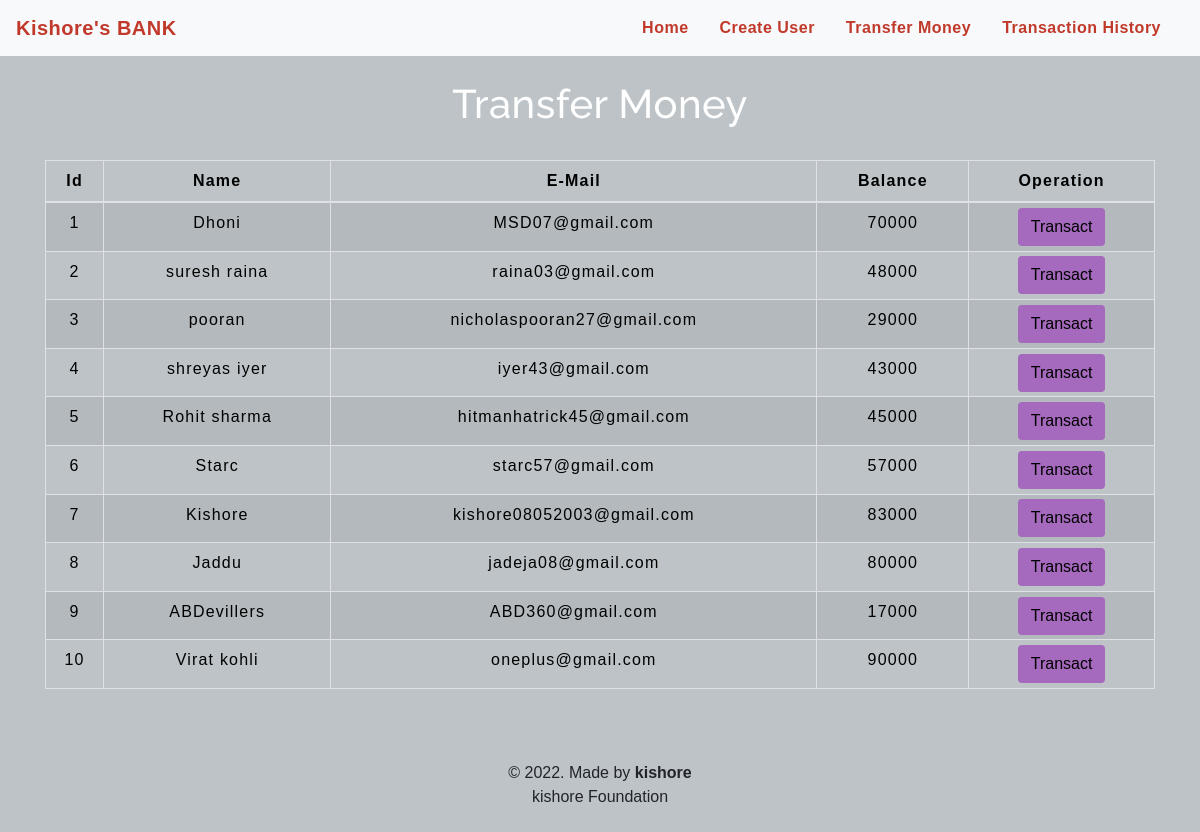
The app's page /transfermoney.php with its own data.
### tables this page shows
CREATE TABLE `users` (
  `id` int(3) NOT NULL,
  `name` text NOT NULL,
  `email` varchar(30) NOT NULL,
  `balance` int(8) NOT NULL
);

### transfermoney.php (the view, shortened to what this page needs)
<!DOCTYPE html>
<html lang="en">
<head>
    <link rel="stylesheet" href="https://maxcdn.bootstrapcdn.com/bootstrap/4.0.0/css/bootstrap.min.css">
    <link rel="stylesheet" type="text/css" href="css/table.css">
    <link rel="stylesheet" type="text/css" href="css/navbar.css">
</head>
<body style="background-color : #BDC3C7;">
<?php
    include 'config.php';
    $sql = "SELECT * FROM users";
    $result = mysqli_query($conn,$sql);
?>
<?php
  include 'navbar.php';
?>
<div class="container">
        <h2 class="text-center pt-4" style="color : white;">Transfer Money</h2>
        <br>
            <div class="row">
                <div class="col">
                    <div class="table-responsive-sm">
                    <table class="table table-hover table-sm table-striped table-condensed table-bordered" style="border-color:black;">
                        <thead style="color : black;">
                            <tr>
                            <th scope="col" class="text-center py-2">Id</th>
                            <th scope="col" class="text-center py-2">Name</th>
                            <th scope="col" class="text-center py-2">E-Mail</th>
                            <th scope="col" class="text-center py-2">Balance</th>
                            <th scope="col" class="text-center py-2">Operation</th>
                            </tr>
                        </thead>
                        <tbody>
                <?php
                    while($rows=mysqli_fetch_assoc($result)){
                ?>
                    <tr style="color : black;">
                        <td class="py-2"><?php echo $rows['id'] ?></td>
                        <td class="py-2"><?php echo $rows['name']?></td>
                        <td class="py-2"><?php echo $rows['email']?></td>
                        <td class="py-2"><?php echo $rows['balance']?></td>
                        <td><a href="selecteduserdetail.php?id= <?php echo $rows['id'] ;?>"> <button type="button" class="btn" style="background-color : #A569BD;">Transact</button></a></td>
                    </tr>
                <?php
                    }
                ?>
                        </tbody>
                    </table>
                    </div>
                </div>
            </div>
         </div>
         <footer class="text-center mt-5 py-2">
            <p>&copy 2022. Made by <b>kishore</b> <br> kishore Foundation</p>
        </footer>
</body>
</html>

### navbar.php (shortened to what this page needs)
<nav class="navbar navbar-expand-md navbar-light bg-light">
<a class="navbar-brand" href="index.php" style="color : #C0392B;"><b>Kishore's BANK</b></a>
<div class="collapse navbar-collapse" id="collapsibleNavbar">
      <ul class="navbar-nav ml-auto">
        <li class="nav-item">
          <a class="nav-link" href="index.php" style="color : #C0392B;"><b>Home</b></a>
        </li>
        <li class="nav-item">
          <a class="nav-link" href="createuser.php" style="color : #C0392B;"><b>Create User</b></a>
        </li>
        <li class="nav-item">
          <a class="nav-link" href="transfermoney.php" style="color : #C0392B;"><b>Transfer Money</b></a>
        </li>
        <li class="nav-item">
          <a class="nav-link" href="transactionhistory.php" style="color : #C0392B;"><b>Transaction History</b></a>
        </li>
    </div>
 </nav>

### css/table.css (style rules this page uses)
* { padding: 0; margin: 0; box-sizing: border-box; font-family: sans-serif; }
h2 { font-size: 40px; }
table { letter-spacing: 1.2px; }
td { text-align: center; }
button { border:none; background: #0c7011; transition: 1s; }

### css/navbar.css (style rules this page uses)
.nav-link { margin-right: 15px; color:#2F363F; letter-spacing: 0.5px; transition: 0.5s; }
.navbar-brand { color: #4C4B4B; letter-spacing: 0.5px; }
h2 { color: #4C4B4B; letter-spacing: 0.5px; font-family: raleway; }

### transfermoney.php (style rules this page uses)
button { transition: 1.5s; }

### records on screen
users: id "1", name "Dhoni", email "MSD07@gmail.com", balance "70000"
users: id "2", name "suresh raina", email "raina03@gmail.com", balance "48000"
users: id "3", name "pooran", email "nicholaspooran27@gmail.com", balance "29000"
users: id "4", name "shreyas iyer", email "iyer43@gmail.com", balance "43000"
users: id "5", name "Rohit sharma", email "hitmanhatrick45@gmail.com", balance "45000"
users: id "6", name "Starc", email "starc57@gmail.com", balance "57000"
users: id "7", name "Kishore", email "kishore08052003@gmail.com", balance "83000"
users: id "8", name "Jaddu", email "jadeja08@gmail.com", balance "80000"
users: id "9", name "ABDevillers", email "ABD360@gmail.com", balance "17000"
users: id "10", name "Virat kohli", email "oneplus@gmail.com", balance "90000"
